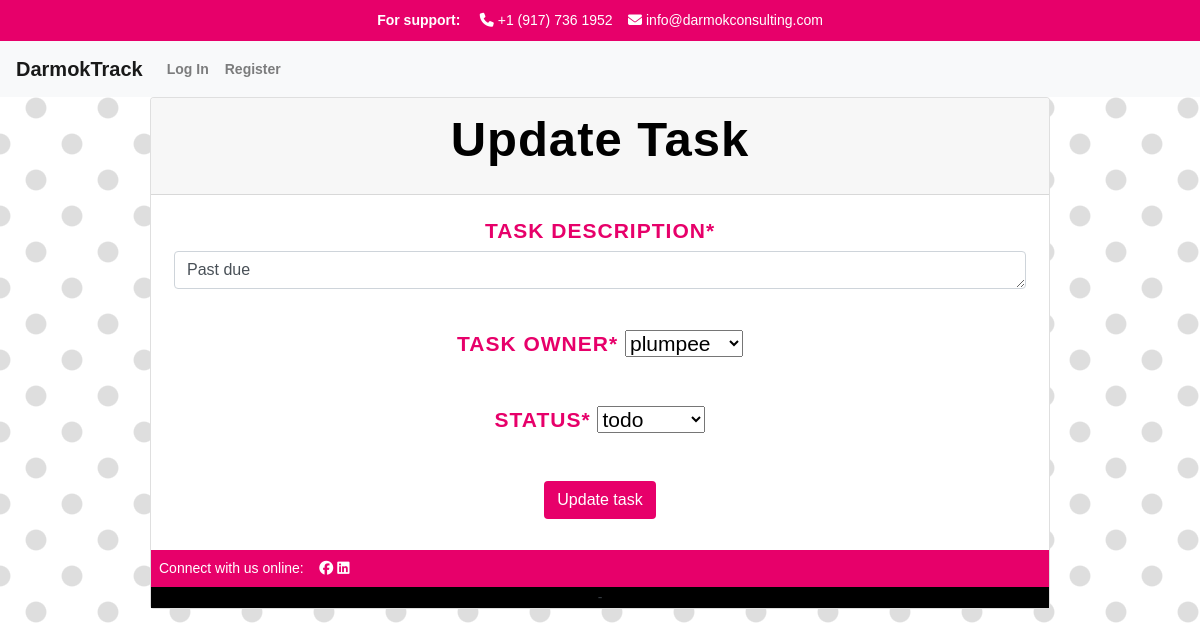
/track/update_task/7, run on an earlier commit of the app's database.
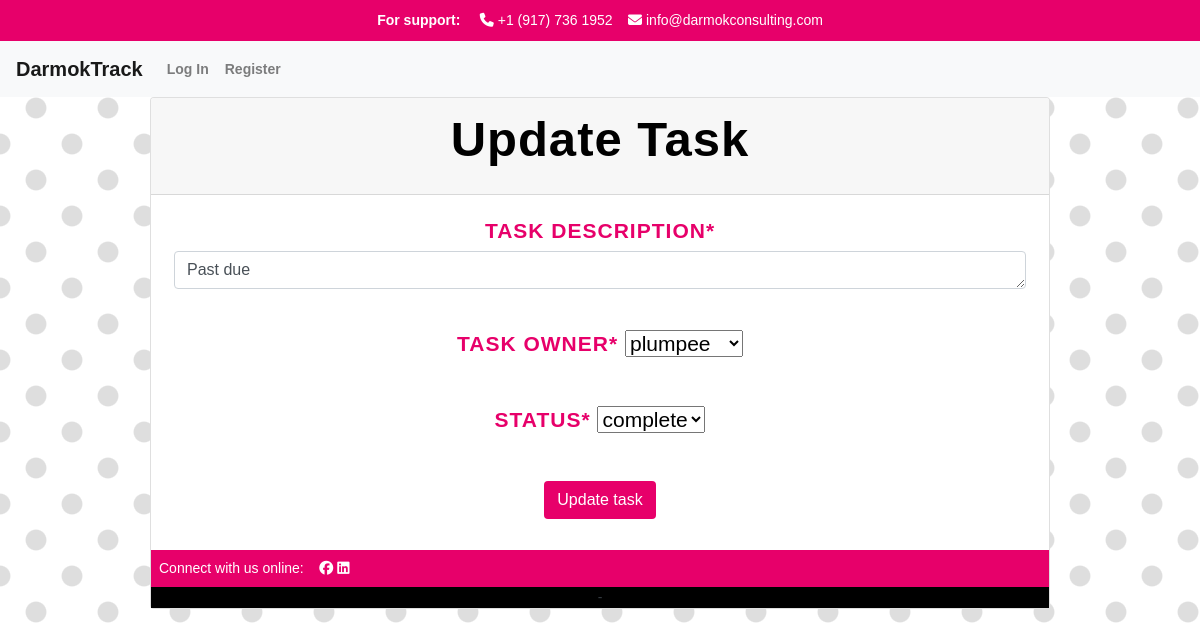
And on a later commit of the database.
### apps/track/models.py (models this page shows, shortened)
class ProjectTask(models.Model):
    TODO = 'todo'
    COMPLETE = 'complete'
    CANCELED = 'canceled'
    CHOICES_STATUS = {
        (TODO, 'todo'),
        (COMPLETE, 'complete'),
        (CANCELED, 'canceled'),
    }
    project = models.ForeignKey(Project, related_name='tasks', on_delete=models.CASCADE)
    description = models.CharField('Task Description', max_length=250)
    task_owner = models.ForeignKey(User, related_name='task_owner', on_delete=models.CASCADE)
    created = models.DateTimeField(auto_now_add=True)
    status = models.CharField(max_length=25, choices=CHOICES_STATUS, default=TODO)
    due_date = models.DateTimeField(default=default_future)
    class Meta:
        ordering = ['due_date']

### apps/track/views.py (the view)
# urls.py: path('track/update_task/<int:pk>', views.update_task, name='update_task'),
def update_task(request, pk):
    task = ProjectTask.objects.get(pk=pk)
    if request.method == 'POST':
        form = UpdateTaskForm(request.POST, instance=task)
        if form.is_valid():
            form.save()
            return redirect('projects')
    else:
        form = UpdateTaskForm(instance=task)
    return render(request, 'track/update_task.html', {'form': form})

### apps/track/forms.py
class UpdateTaskForm(forms.ModelForm):
    class Meta:
        model = ProjectTask
        fields = ('description', 'task_owner', 'status',)
        widgets = {
            'description': forms.Textarea(attrs={'rows': 1}),
        }

### apps/track/models.py (called while the page is built)
    def __str__(self):
        return self.username

### apps/track/templates/track/update_task.html (shortened to what this page needs)
{% extends "track/layout.html" %}
{% load static %}
{% block body %}
{% load crispy_forms_tags %}
<div class="card w-75">
    <div class="card-header" id="headingOne">
        <h1>Update Task</h1>
    </div>
    <div class="card-body">
        <h3>
<form method="post">
    {{ form.description|as_crispy_field }}
    <br>
    {{ form.task_owner|as_crispy_field }}
    <br>
    {{ form.status|as_crispy_field }}
    <br>
    <button class="btn btn-darmok" type="submit">Update task</button>
</form>
</h3>
{% endblock %}

What changed in the data, as far as the page shows it:
changed ProjectTask "Past due": status "todo" → "complete"
